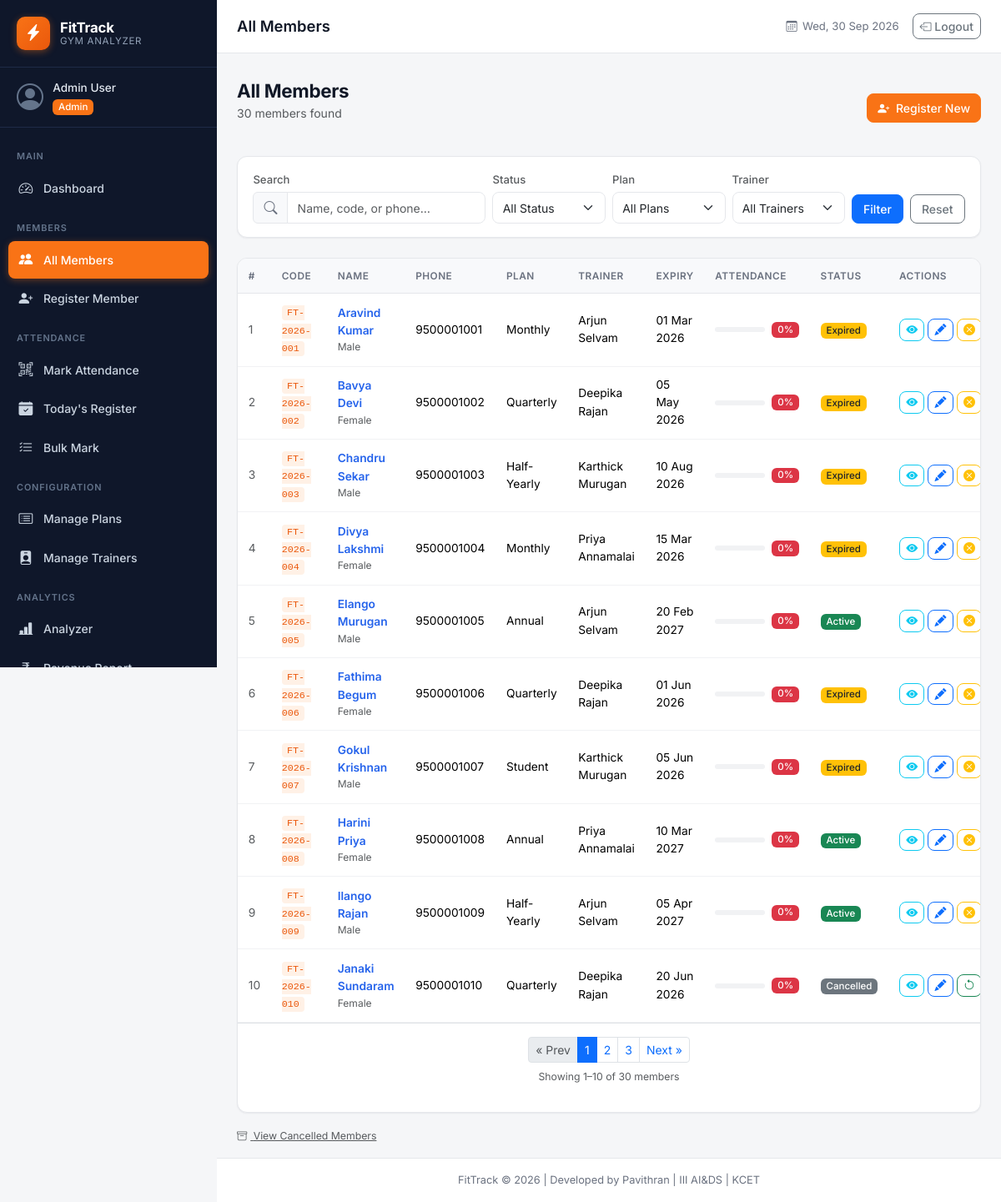
Page /members/list.php (signed in) on the committed database.
### tables this page shows
CREATE TABLE IF NOT EXISTS member (
    member_id         INT            AUTO_INCREMENT PRIMARY KEY,
    member_code       VARCHAR(15)    NOT NULL UNIQUE,
    member_name       VARCHAR(50)    NOT NULL,
    gender            ENUM('Male','Female','Other') NOT NULL,
    dob               DATE           NOT NULL,
    phone             VARCHAR(10)    NOT NULL UNIQUE,
    email             VARCHAR(60)    UNIQUE,
    address           VARCHAR(120),
    emergency_contact VARCHAR(10),
    join_date         DATE           NOT NULL,
    expiry_date       DATE           NOT NULL,
    plan_id           INT            NOT NULL,
    trainer_id        INT            NULL,
    status            ENUM('Active','Expired','Cancelled') DEFAULT 'Active',
    cancel_date       DATE           NULL,
    cancel_reason     VARCHAR(100)   NULL,
    CONSTRAINT fk_member_plan    FOREIGN KEY (plan_id)    REFERENCES plan(plan_id),
    CONSTRAINT fk_member_trainer FOREIGN KEY (trainer_id) REFERENCES trainer(trainer_id) ON DELETE SET NULL
);

### includes/auth.php (called while the page is built, shortened)
<?php
function base_url(string $path = ''): string {
    $script = $_SERVER['SCRIPT_NAME'] ?? '/fittrack/index.php';
    if (preg_match('#^(/fittrack/)#', $script, $m)) {
        $base = $m[1];
    } else {
        $base = '/fittrack/';
    }
    return $base . ltrim($path, '/');
}

### members/list.php (the view, shortened to what this page needs)
<?php
require_once __DIR__ . '/../includes/auth.php';
require_once __DIR__ . '/../includes/functions.php';
$pdo = get_db();
$search     = trim($_GET['q']       ?? '');
$status_f   = trim($_GET['status']  ?? '');
$plan_f     = (int)($_GET['plan']   ?? 0);
$trainer_f  = (int)($_GET['trainer']?? 0);
$per_page   = 10;
$page_num   = max(1, (int)($_GET['pg'] ?? 1));
$offset     = ($page_num - 1) * $per_page;
$where_parts = [];
$params      = [];
$where_sql = $where_parts ? 'WHERE ' . implode(' AND ', $where_parts) : '';
$count_stmt = $pdo->prepare(
    "SELECT COUNT(*) FROM v_member_summary m $where_sql"
);
$count_stmt->execute($params);
$total_rows  = (int) $count_stmt->fetchColumn();
$total_pages = (int) ceil($total_rows / $per_page);
$data_stmt = $pdo->prepare(
    "SELECT m.*
     FROM v_member_summary m
     $where_sql
     ORDER BY m.member_id ASC
     LIMIT :limit OFFSET :offset"
);
$data_stmt->bindValue(':limit',  $per_page, PDO::PARAM_INT);
$data_stmt->bindValue(':offset', $offset,   PDO::PARAM_INT);
$data_stmt->execute();
$members = $data_stmt->fetchAll();
include __DIR__ . '/../includes/header.php';
?>
<div class="container-fluid px-4 py-3">
    <div class="d-flex justify-content-between align-items-center mb-4">
        <div>
            <h2 class="section-heading">All Members</h2>
            <p class="text-muted"><?= h($total_rows) ?> member<?= $total_rows !== 1 ? 's' : '' ?> found</p>
        </div>
        <a href="<?= base_url('members/register.php') ?>" class="btn btn-accent">
            <i class="bi bi-person-plus-fill me-1"></i> Register New
        </a>
    </div>
    <form method="GET" action="list.php" class="filter-bar mb-4" id="filterForm">
        <div class="row g-2 align-items-end">
            <div class="col-12 col-md-4">
                <label class="form-label small text-muted">Search</label>
                <div class="input-group">
                    <span class="input-group-text"><i class="bi bi-search"></i></span>
                    <input type="text" class="form-control" name="q"
                           placeholder="Name, code, or phone…"
                           value="<?= h($search) ?>" id="searchInput">
                </div>
            </div>
            <div class="col-6 col-md-2">
                <label class="form-label small text-muted">Status</label>
                <select class="form-select" name="status">
                    <option value="">All Status</option>
                </select>
            </div>
            <div class="col-6 col-md-2">
                <label class="form-label small text-muted">Plan</label>
                <select class="form-select" name="plan">
                    <option value="0">All Plans</option>
                </select>
            </div>
            <div class="col-6 col-md-2">
                <label class="form-label small text-muted">Trainer</label>
                <select class="form-select" name="trainer">
                    <option value="0">All Trainers</option>
                </select>
            </div>
            <div class="col-6 col-md-2 d-flex gap-2">
                <button type="submit" class="btn btn-primary flex-fill">Filter</button>
                <a href="list.php" class="btn btn-outline-secondary flex-fill">Reset</a>
            </div>
        </div>
    </form>
    <div class="table-card">
        <?php if (empty($members)): ?>
            <div class="empty-state py-5">
                <i class="bi bi-people fs-1 text-muted"></i>
                <h5 class="mt-3">No members found</h5>
                <p class="text-muted">Try adjusting your search or filters.</p>
                <a href="<?= base_url('members/register.php') ?>" class="btn btn-accent mt-2">
                    <i class="bi bi-person-plus-fill me-1"></i> Register First Member
                </a>
            </div>
        <?php else: ?>
            <div class="table-responsive">
                <table class="table table-hover align-middle mb-0" id="memberTable">
                    <thead class="table-head">
                        <tr>
                            <th>#</th>
                            <th>Code</th>
                            <th>Name</th>
                            <th>Phone</th>
                            <th>Plan</th>
                            <th>Trainer</th>
                            <th>Expiry</th>
                            <th>Attendance</th>
                            <th>Status</th>
                            <th>Actions</th>
                        </tr>
                    </thead>
                    <tbody>
                        <?php foreach ($members as $i => $m): ?>
                        <?php
                            $pct  = (float)($m['attendance_pct'] ?? 0);
                            $band = attendance_band($pct);
                        ?>
                        <tr>
                            <td class="text-muted small"><?= $offset + $i + 1 ?></td>
                            <td><code><?= h($m['member_code']) ?></code></td>
                            <td>
                                <a href="<?= base_url('members/view.php?id=') . h($m['member_id']) ?>" class="fw-semibold text-decoration-none">
                                    <?= h($m['member_name']) ?>
                                </a>
                                <div class="small text-muted"><?= h($m['gender']) ?></div>
                            </td>
                            <td><?= h($m['phone']) ?></td>
                            <td><?= h($m['plan_name']) ?></td>
                            <td><?= h($m['trainer_name'] ?? '—') ?></td>
                            <td>
                                <?= fmt_date($m['expiry_date']) ?>
                            </td>
                            <td>
                                <div class="d-flex align-items-center gap-2">
                                    <div class="progress flex-fill" style="height:6px;min-width:60px;">
                                    </div>
                                    <span class="small badge bg-<?= $band['class'] ?>"><?= $pct ?>%</span>
                                </div>
                            </td>
                            <td><?= status_badge($m['status']) ?></td>
                            <td>
                                <div class="action-btns">
                                    <a href="<?= base_url('members/view.php?id=') . h($m['member_id']) ?>"
                                       class="btn btn-xs btn-outline-info" title="View Profile">
                                        <i class="bi bi-eye-fill"></i>
                                    </a>
                                    <a href="<?= base_url('members/edit.php?id=') . h($m['member_id']) ?>"
                                       class="btn btn-xs btn-outline-primary" title="Edit">
                                        <i class="bi bi-pencil-fill"></i>
                                    </a>
                                    <?php if ($m['status'] !== 'Cancelled'): ?>
                                    <a href="<?= base_url('members/cancel.php?id=') . h($m['member_id']) ?>"
                                       class="btn btn-xs btn-outline-warning" title="Cancel">
                                        <i class="bi bi-x-circle-fill"></i>
                                    </a>
                                    <?php else: ?>
                                    <a href="<?= base_url('members/edit.php?id=') . h($m['member_id']) ?>&restore=1"
                                       class="btn btn-xs btn-outline-success" title="Restore">
                                        <i class="bi bi-arrow-counterclockwise"></i>
                                    </a>
                                    <?php endif; ?>
                                </div>
                            </td>
                        </tr>
                        <?php endforeach; ?>
                    </tbody>
                </table>
            </div>
            <?php if ($total_pages > 1): ?>
            <nav class="p-3 border-top" aria-label="Member list pagination">
                <ul class="pagination pagination-sm mb-0 justify-content-center">
                    <li class="page-item <?= $page_num <= 1 ? 'disabled' : '' ?>">
                        <a class="page-link" href="?pg=<?= $page_num - 1 ?>&q=<?= urlencode($search) ?>&status=<?= urlencode($status_f) ?>&plan=<?= $plan_f ?>&trainer=<?= $trainer_f ?>">
                            &laquo; Prev
                        </a>
                    </li>
                    <?php for ($pg = 1; $pg <= $total_pages; $pg++): ?>
                        <li class="page-item <?= $pg === $page_num ? 'active' : '' ?>">
                            <a class="page-link" href="?pg=<?= $pg ?>&q=<?= urlencode($search) ?>&status=<?= urlencode($status_f) ?>&plan=<?= $plan_f ?>&trainer=<?= $trainer_f ?>">
                                <?= $pg ?>
                            </a>
                        </li>
                    <?php endfor; ?>
                    <li class="page-item <?= $page_num >= $total_pages ? 'disabled' : '' ?>">
                        <a class="page-link" href="?pg=<?= $page_num + 1 ?>&q=<?= urlencode($search) ?>&status=<?= urlencode($status_f) ?>&plan=<?= $plan_f ?>&trainer=<?= $trainer_f ?>">
                            Next &raquo;
                        </a>
                    </li>
                </ul>
                <p class="text-center text-muted small mt-2">
                    Showing <?= $offset + 1 ?>–<?= min($offset + $per_page, $total_rows) ?> of <?= $total_rows ?> members
                </p>
            </nav>
            <?php endif; ?>
        <?php endif; ?>
    </div>
    <div class="mt-3">
        <a href="list.php?status=Cancelled" class="text-muted small">
            <i class="bi bi-archive me-1"></i> View Cancelled Members
        </a>
    </div>
</div>
<?php include __DIR__ . '/../includes/footer.php'; ?>

### includes/functions.php (shortened to what this page needs)
<?php
function attendance_band(float $pct): array {
    return             ['label' => 'Critical',   'class' => 'danger'];
}
function h(mixed $val): string {
    return htmlspecialchars((string)($val ?? ''), ENT_QUOTES, 'UTF-8');
}
function fmt_date(?string $date): string {
    return date('d M Y', strtotime($date));
}
function status_badge(string $status): string {
    $map = [
        'Active'    => 'success',
        'Expired'   => 'warning text-dark',
        'Cancelled' => 'secondary',
    ];
    $cls = $map[$status] ?? 'secondary';
    return "<span class=\"badge bg-{$cls}\">" . h($status) . '</span>';
}

### assets/css/style.css (style rules this page uses)
:root { --navy-900: #0f172a; --navy-800: #16213c; --navy-700: #1e2b47; --navy-600: #2a3a5c; --accent: #f97316; --accent-dark: #ea580c; --accent-light: #fff1e6; --bg-body: #f5f6f8; --bg-surface: #ffffff; --bg-muted: #f8f9fb; --text-strong: #111827; --text-body: #374151; --text-muted: #6b7280; --border: #e5e7eb; --border-light: #f1f2f4; --green: #16a34a; --amber: #d97706; --red: #dc2626; --blue: #2563eb; --purple: #7c3aed; --grey: #6b7280; --radius-sm: 8px; --radius: 12px; --radius-lg: 16px; --shadow-sm: 0 1px 2px rgba(15, 23, 42, .06); --shadow: 0 2px 8px rgba(15, 23, 42, .07); --shadow-md: 0 4px 16px rgba(15, 23, 42, .09); --sidebar-w: 260px; --topbar-h: 64px; }
* { box-sizing: border-box; }
body { margin: 0; font-family: 'Inter', -apple-system, BlinkMacSystemFont, 'Segoe UI', Roboto, sans-serif; font-size: 14px; line-height: 1.55; color: var(--text-body); background: var(--bg-body); -webkit-font-smoothing: antialiased; }
h1, h2, h3, h4, h5, h6 { color: var(--text-strong); font-weight: 600; }
a { color: var(--blue); }
code { font-size: .85em; color: var(--accent-dark); background: var(--accent-light); padding: .12rem .4rem; border-radius: 4px; }
.section-heading { font-size: 1.4rem; font-weight: 700; letter-spacing: -.015em; margin: 0 0 .15rem; }
.form-label { font-size: .82rem; font-weight: 500; color: var(--text-body); margin-bottom: .3rem; }
.form-control, .form-select { border-color: var(--border); border-radius: var(--radius-sm); font-size: .875rem; padding: .48rem .7rem; }
.input-group-text { background: var(--bg-muted); border-color: var(--border); color: var(--text-muted); }
.filter-bar { background: var(--bg-surface); border: 1px solid var(--border); border-radius: var(--radius); padding: 1rem 1.15rem; box-shadow: var(--shadow-sm); }
.table-card { background: var(--bg-surface); border: 1px solid var(--border); border-radius: var(--radius); box-shadow: var(--shadow-sm); overflow: hidden; }
.table { margin-bottom: 0; color: var(--text-body); }
.table-head th, .table thead th { background: var(--bg-muted); color: var(--text-muted); font-size: .74rem; font-weight: 600; text-transform: uppercase; letter-spacing: .04em; border-bottom: 1px solid var(--border); padding: .7rem .8rem; white-space: nowrap; }
.table tbody td { padding: .7rem .8rem; border-bottom: 1px solid var(--border-light); font-size: .86rem; vertical-align: middle; }
.action-btns { display: flex; gap: .25rem; align-items: center; }
.btn-xs { padding: .2rem .45rem; font-size: .75rem; line-height: 1.3; border-radius: 6px; }
.btn { border-radius: var(--radius-sm); font-weight: 500; font-size: .875rem; }
.btn-accent { background: var(--accent); border-color: var(--accent); color: #fff; }
.badge { font-weight: 500; font-size: .72rem; padding: .32em .6em; border-radius: 6px; }
.progress { background: var(--border-light); border-radius: 99px; }

### rows in the picture
member: i "1", member_code "FT-2026-001", member_name "Aravind Kumar", gender "Male", phone "9500001001", plan_name "Monthly", trainer_name "Arjun Selvam", expiry_date "01 Mar 2026", pct "0", status "Expired"
member: i "2", member_code "FT-2026-002", member_name "Bavya Devi", gender "Female", phone "9500001002", plan_name "Quarterly", trainer_name "Deepika Rajan", expiry_date "05 May 2026", pct "0", status "Expired"
member: i "3", member_code "FT-2026-003", member_name "Chandru Sekar", gender "Male", phone "9500001003", plan_name "Half-Yearly", trainer_name "Karthick Murugan", expiry_date "10 Aug 2026", pct "0", status "Expired"
member: i "4", member_code "FT-2026-004", member_name "Divya Lakshmi", gender "Female", phone "9500001004", plan_name "Monthly", trainer_name "Priya Annamalai", expiry_date "15 Mar 2026", pct "0", status "Expired"
member: i "5", member_code "FT-2026-005", member_name "Elango Murugan", gender "Male", phone "9500001005", plan_name "Annual", trainer_name "Arjun Selvam", expiry_date "20 Feb 2027", pct "0", status "Active"
member: i "6", member_code "FT-2026-006", member_name "Fathima Begum", gender "Female", phone "9500001006", plan_name "Quarterly", trainer_name "Deepika Rajan", expiry_date "01 Jun 2026", pct "0", status "Expired"
member: i "7", member_code "FT-2026-007", member_name "Gokul Krishnan", gender "Male", phone "9500001007", plan_name "Student", trainer_name "Karthick Murugan", expiry_date "05 Jun 2026", pct "0", status "Expired"
member: i "8", member_code "FT-2026-008", member_name "Harini Priya", gender "Female", phone "9500001008", plan_name "Annual", trainer_name "Priya Annamalai", expiry_date "10 Mar 2027", pct "0", status "Active"
member: i "9", member_code "FT-2026-009", member_name "Ilango Rajan", gender "Male", phone "9500001009", plan_name "Half-Yearly", trainer_name "Arjun Selvam", expiry_date "05 Apr 2027", pct "0", status "Active"
member: i "10", member_code "FT-2026-010", member_name "Janaki Sundaram", gender "Female", phone "9500001010", plan_name "Quarterly", trainer_name "Deepika Rajan", expiry_date "20 Jun 2026", pct "0", status "Cancelled"

### other values in the picture
$_SESSION['full_name'] "Admin User"
$_SESSION['role'] "Admin"
$page_title "All Members"
$total_rows "30"
$offset + 1 "1"
min($offset + $per_page, $total_rows) "10"
